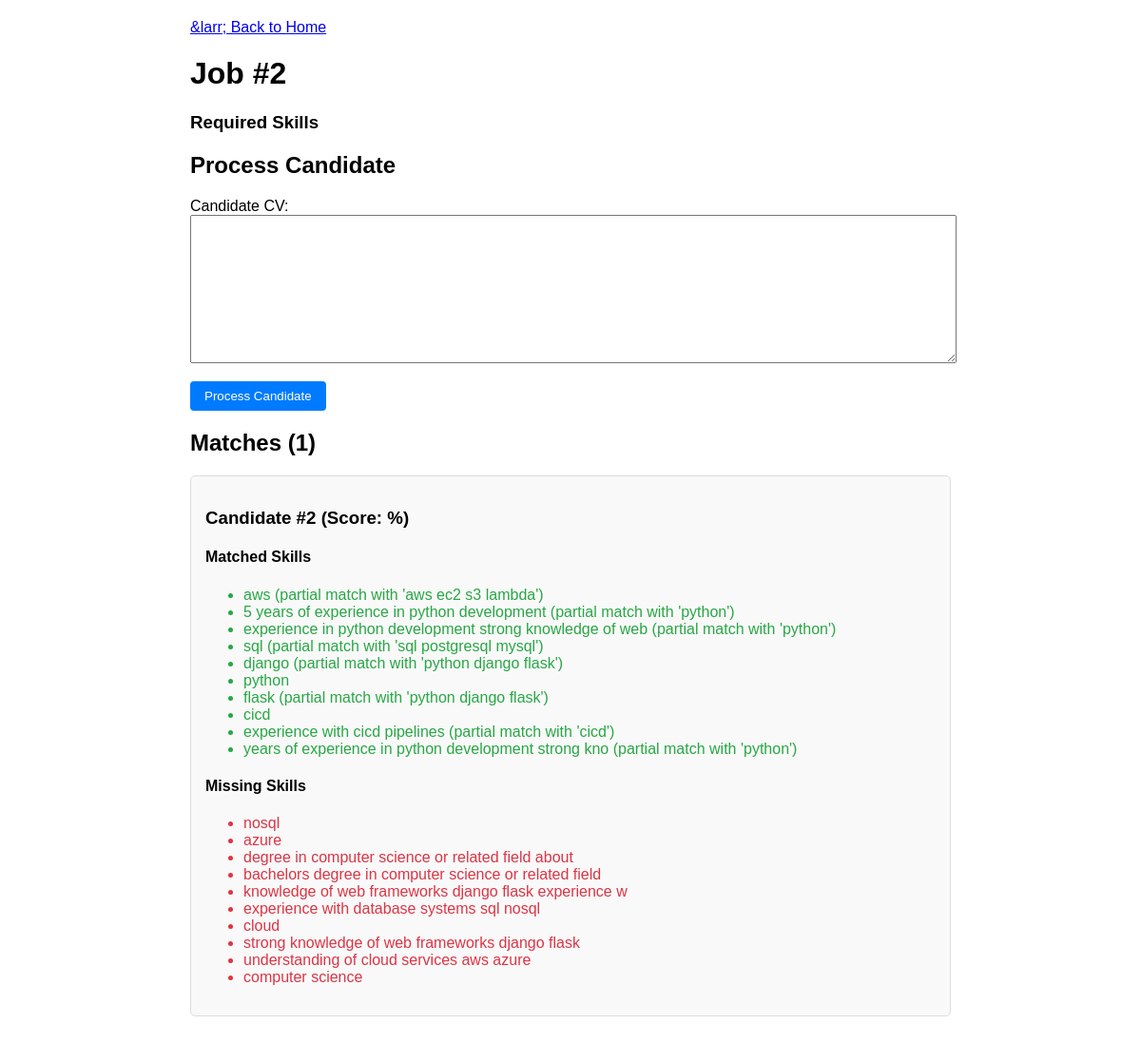
The page /job/2 on the database its author committed.
### tables this page shows
CREATE TABLE job_descriptions (
            id INTEGER PRIMARY KEY AUTOINCREMENT,
            title TEXT NOT NULL,
            raw_text TEXT NOT NULL,
            processed_text TEXT NOT NULL,
            skills TEXT NOT NULL,
            qualifications TEXT NOT NULL,
            created_at TIMESTAMP DEFAULT CURRENT_TIMESTAMP
        );

CREATE TABLE matches (
            id INTEGER PRIMARY KEY AUTOINCREMENT,
            job_id INTEGER NOT NULL,
            candidate_id INTEGER NOT NULL,
            overall_score REAL NOT NULL,
            text_similarity REAL NOT NULL,
            skill_match REAL NOT NULL,
            qualification_match REAL NOT NULL,
            matched_skills TEXT NOT NULL,
            missing_skills TEXT NOT NULL,
            shortlisted BOOLEAN DEFAULT FALSE,
            created_at TIMESTAMP DEFAULT CURRENT_TIMESTAMP,
            FOREIGN KEY (job_id) REFERENCES job_descriptions (id),
            FOREIGN KEY (candidate_id) REFERENCES candidates (id)
        );

### app.py (the view)
@app.route('/job/<int:job_id>')
def job_view(job_id):
    job = system.db.get_job_description(job_id)
    matches = system.db.get_matches_for_job(job_id)
    return render_template('job.html', job=job, matches=matches)

### n.py (called while the page is built)
    def get_job_description(self, job_id):
        conn = sqlite3.connect(self.db_path)
        conn.row_factory = sqlite3.Row
        cursor = conn.cursor()
        cursor.execute('SELECT * FROM job_descriptions WHERE id = ?', (job_id,))
        row = cursor.fetchone()
        if row:
            jd_data = dict(row)
            jd_data["skills"] = json.loads(jd_data["skills"])
            jd_data["qualifications"] = json.loads(jd_data["qualifications"])
            conn.close()
            return jd_data
        conn.close()
        return None

### templates/job.html (shortened to what this page needs)
<!DOCTYPE html>
<html>
<head>
</head>
<body>
    <a href="/" class="back-link">&amp;larr; Back to Home</a>
    <h1>Job #{{ job.id }}</h1>
    <h3>Required Skills</h3>
    <h2>Process Candidate</h2>
    <form action="/process_candidate/{{ job.id }}" method="post">
        <div class="form-group">
            <label for="cv_text">Candidate CV:</label>
            <textarea name="cv_text" required></textarea>
        </div>
        <button type="submit">Process Candidate</button>
    </form>
    <h2>Matches ({{ matches|length }})</h2>
    {% for match in matches %}
    <div class="match">
        <h3>Candidate #{{ match.candidate_id }} (Score: {{ match.match_score }}%)</h3>
        <div class="skills">
            <h4>Matched Skills</h4>
            <ul class="skill-match">
                {% for skill in match.matched_skills %}
                <li>{{ skill }}</li>
                {% endfor %}
            </ul>
            <h4>Missing Skills</h4>
            <ul class="skill-missing">
                {% for skill in match.missing_skills %}
                <li>{{ skill }}</li>
                {% endfor %}
            </ul>
        </div>
    </div>
    {% endfor %}
</body>
</html>

### templates/job.html (style rules this page uses)
body { font-family: Arial, sans-serif; max-width: 800px; margin: 0 auto; padding: 20px; }
.form-group { margin-bottom: 15px; }
textarea { width: 100%; height: 150px; }
.match { border: 1px solid #ddd; padding: 15px; margin-bottom: 15px; border-radius: 5px; background: #f9f9f9; }
.skills { margin-top: 10px; }
button { padding: 8px 15px; background: #007bff; color: white; border: none; cursor: pointer; border-radius: 4px; }
.skill-match { color: #28a745; }
.skill-missing { color: #dc3545; }
.back-link { display: block; margin-bottom: 20px; }

### rows shown on the page
job_descriptions: id "2"
matches: candidate_id "2", matched_skills "aws (partial match with 'aws ec2 s3 lambda')" "5 years of experience in python development (partial match with 'python')" "experience in python development strong knowledge of web (partial match with 'python')" "sql (partial match with 'sql postgresql mysql')" "django (partial match with 'python django flask')" "python" "flask (partial match with 'python django flask')" "cicd" "experience with cicd pipelines (partial match with 'cicd')" "years of experience in python development strong kno (partial match with 'python')", missing_skills "nosql" "azure" "degree in computer science or related field about" "bachelors degree in computer science or related field" "knowledge of web frameworks django flask experience w" "experience with database systems sql nosql" "cloud" "strong knowledge of web frameworks django flask" "understanding of cloud services aws azure" "computer science"

### other values the page prints
{{ matches|length }} "1"
